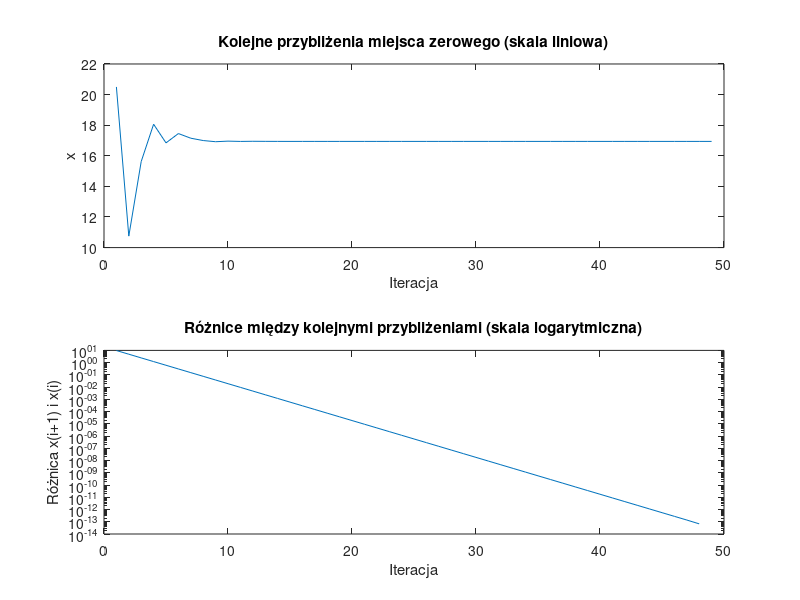

Recreate this plot in MATLAB.
function [xvec,xdif,xsolution,ysolution,iterations] = velocity_bisection()
% Wyznacza miejsce zerowe funkcji velocity_difference metodą bisekcji.
% xvec - wektor z kolejnymi przybliżeniami miejsca zerowego, gdzie xvec(1)= (a+b)/2
% xdif - wektor różnic kolejnych przybliżeń miejsca zerowego
%   xdif(i) = abs(xvec(i+1)-xvec(i));
% xsolution - obliczone miejsce zerowe
% ysolution - wartość funkcji velocity_difference wyznaczona dla t=xsolution
% iterations - liczba iteracji wykonana w celu wyznaczenia xsolution

    a = 1; % lewa granica przedziału poszukiwań miejsca zerowego
    b = 40; % prawa granica przedziału poszukiwań miejsca zerowego
    ytolerance = 1e-12; % tolerancja wartości funkcji w przybliżonym miejscu zerowym.
    % Warunek abs(f1(xsolution))<ytolerance określa jak blisko zera ma znaleźć
    % się wartość funkcji w obliczonym miejscu zerowym funkcji f1(), aby obliczenia
    % zostały zakończone.
    max_iterations = 1000; % maksymalna liczba iteracji wykonana przez alg. bisekcji

    % wartości w przedziale <a,b>
    fa = velocity_difference(a);
    fb = velocity_difference(b);

    if fa * fb > 0
        error('Brak zmiany znaku. Nie można zastosować metody bisekcji.');
    end

    xvec = []; % kolejne przybliżenia
    xdif = []; % różnice między kolejnymi przybliżeniami
    xsolution = Inf;
    ysolution = Inf;
    iterations = max_iterations;

    for i = 1:max_iterations
        c = (a + b) / 2;
        xvec(i, 1) = c;
        fc = velocity_difference(c); % punkt srodkowy

        if i > 1
            xdif(i-1, 1) = abs(xvec(i) - xvec(i-1)); % różnica między przybliżeniami
        end

        if abs(fc) < ytolerance
            xsolution = c;
            ysolution = fc;
            iterations = i;
            break;
        end

        if sign(fc) == sign(fa) % aktualizacja przedziału
            a = c;
            fa = fc;
        else
            b = c;
            fb = fc;
        end

        
    end

    % Wykresy
    figure;
    subplot(2,1,1)
    plot(xvec, '-');
    title('Kolejne przybliżenia miejsca zerowego (skala liniowa)');
    xlabel('Iteracja');
    ylabel('x');

    subplot(2,1,2)
    semilogy(xdif, '-');
    title('Różnice między kolejnymi przybliżeniami (skala logarytmiczna)');
    xlabel('Iteracja');
    ylabel('Różnica x(i+1) i x(i)');
    print -dpng zadanie5.png 

end

function velocity_delta = velocity_difference(t)
% t - czas od startu rakiety

    if t <= 0
        error('Czas musi być większy od zera.');
    end

    u = 2000; % [m/s]
    m0 = 150000; % [kg]
    q = 2700; % [kg/s]
    g = 1.622; % [m/s^2]
    M = 700; % [m/s]

    % oblicz predkosc
    v = u * log(m0 / (m0 - q * t)) - g * t;

    % oblicz roznice
    velocity_delta = v - M;
end